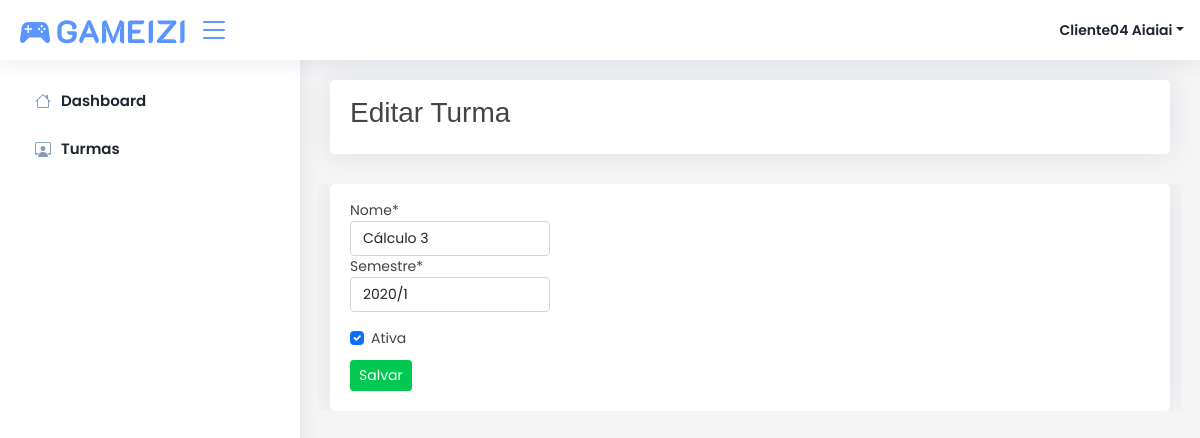
Screenshot of /turmas/editar/2/ (signed in) with the database file from the repository.
### core/models.py (models this page shows, shortened)
class Turma(models.Model):
    nome = models.CharField('Nome', max_length=1024)
    criado_em = models.DateField("Criado Em", auto_now_add=True)
    ativa = models.BooleanField('Ativa', default=True)
    semestre = models.CharField("Semestre", max_length=1024)
    hash_convite = models.CharField('Hash Convite', max_length=1024, blank=True, null=True)

### core/views.py (the view)
# urls.py: path('turmas/editar/<int:id>/', views.editar_turma, name='editar_turma'),
@login_required(login_url='/login')
def editar_turma(request, id):
    turma = Turma.objects.get(id=id)
    form = TurmaForm(request.POST or None, instance=turma)
    if form.is_valid():
        turma = form.save()
        return redirect('core:detalhe_turma', pk=turma.id)
    return render(request, 'core/turmas/cadastrar.html', {'form': form, 'btn': 'Salvar', 'tela': 'Editar', 'turmas_active': 'active',})

### core/forms.py
class TurmaForm(forms.ModelForm):
    class Meta:
        model = Turma
        exclude = ('hash_convite',)

### core/templatetags/filtros.py (called while the page is built)
@register.filter(name='obter_ranking_aluno')
def obter_ranking_aluno(usuario):
    try:
        aluno = Aluno.objects.get(usuario=usuario)
        return rankings[aluno.tipo]
    except:
        return 'Professor'

### core/templates/core/turmas/cadastrar.html
{% extends 'core/base.html' %}
{% load crispy_forms_tags %}
{% block pagina %}
{{ tela }} Turma
{% endblock pagina %}
{% block conteudo %}
<form class="row" method="post">{% csrf_token %}
    <div class="col-12">
        <div class="card m-0">
            <div class="card-body pt-3">
                <div class="col-md-3">
                    {{ form.nome|as_crispy_field }}
                </div>
                <div class="col-md-3">
                    {{ form.semestre|as_crispy_field }}
                </div>
                <div class="col-md-3 mt-3">
                    {{ form.ativa|as_crispy_field }}
                </div>
                <div class="col-12 text-start mt-2">
                    <button type="submit" class="btn btn-sm btn-success">{{ btn }}</button>
                </div>
            </div>
        </div>
    </div>
</form>
{% endblock conteudo %}

### core/templates/core/base.html (shortened to what this page needs)
{% load static %}
{% load filtros %}
<html lang="pt-br">
<head>
    <link href="https://cdn.jsdelivr.net/npm/bootstrap@5.1.3/dist/css/bootstrap.min.css" rel="stylesheet">
	<link href="{% static 'css' %}/icons/bootstrap/bootstrap-icons.css" rel="stylesheet">
    <link href="{% static 'css/styles.css' %}" rel="stylesheet">
    <link href="{% static 'css' %}/vendor/custom.css" rel="stylesheet">
</head>
<body>
    <header id="header" class="header fixed-top d-flex align-items-center">
        <div class="d-flex align-items-center justify-content-between">
            <a href="#!" class="d-flex align-items-center">
                <img src="{% static 'img/gameizi.svg' %}" alt="" >
            </a>
            <i class="bi bi-list toggle-sidebar-btn"></i>
        </div>
        <nav class="header-nav ms-auto">
            <ul class="d-flex align-items-center">
                <li class="nav-item dropdown pe-3">
                    <a class="nav-link nav-profile d-flex align-items-center pe-0" href="#" data-bs-toggle="dropdown">
                    <span class="d-none d-md-block dropdown-toggle ps-2">{{ user.first_name|title }} {{ user.last_name|title }}</span>
                    </a>
                </li>
            </ul>
        </nav>
    </header>
    {% include 'core/menu.html' %}
    <main class="main" id="main">
        <div class="card mt-0">
            <div class="card-body py-3">
                <div class="row">
                    <div class="col-md-6 text-start">
                        <h1 class="h3">{% block pagina %}{% endblock pagina %}</h1>
                    </div>
                    <div class="col-md-6 text-end">
                    </div>
                </div>
            </div>
        </div>
        {% block conteudo %}
        {% endblock conteudo %}
    </main>
</body>
</html>

### core/static/css/styles.css (style rules this page uses)
* { padding: 0; margin: 0; box-sizing: border-box; font-family: 'Poppins', sans-serif; }
body { font-size: .875rem; }
form { display: flex; align-items: flex-start; justify-content: center; flex-direction: column; overflow: hidden; grid-column: 1 / 2; grid-row: 1 / 2; }
.card { margin-top: 2rem; width: 100%; }
a { color: #2470dc; text-decoration: none; }

### rows the page displays
Turma: nome "Cálculo 3", semestre "2020/1", ativa "☑"

### other values shown
{{ user.first_name|title }} "Cliente04"
{{ user.last_name|title }} "Aiaiai"
{{ tela }} "Editar"
{{ btn }} "Salvar"
